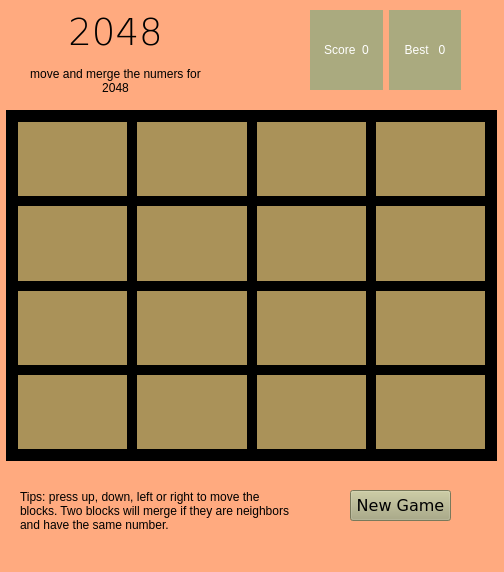
<?xml version="1.0" encoding="UTF-8"?>
<ui version="4.0">
 <class>MainWindow</class>
 <widget class="QMainWindow" name="MainWindow">
  <property name="geometry">
   <rect>
    <x>0</x>
    <y>0</y>
    <width>504</width>
    <height>572</height>
   </rect>
  </property>
  <property name="windowTitle">
   <string>2048</string>
  </property>
  <property name="styleSheet">
   <string notr="true">background-color: rgb(255, 170, 127);</string>
  </property>
  <widget class="QWidget" name="centralwidget">
   <widget class="QWidget" name="horizontalLayoutWidget_2">
    <property name="geometry">
     <rect>
      <x>310</x>
      <y>10</y>
      <width>151</width>
      <height>80</height>
     </rect>
    </property>
    <layout class="QHBoxLayout" name="horizontalLayout_2">
     <item>
      <widget class="QLabel" name="label_2">
       <property name="styleSheet">
        <string notr="true">background-color: rgb(170, 170, 127);
font: 75 14pt &quot;DejaVu Sans&quot;;
color: rgb(255, 255, 255);</string>
       </property>
       <property name="text">
        <string>Score  0</string>
       </property>
       <property name="alignment">
        <set>Qt::AlignCenter</set>
       </property>
       <property name="wordWrap">
        <bool>true</bool>
       </property>
      </widget>
     </item>
     <item>
      <widget class="QLabel" name="label_3">
       <property name="styleSheet">
        <string notr="true">background-color: rgb(170, 170, 127);
font: 75 14pt &quot;DejaVu Sans&quot;;
color: rgb(255, 255, 255);</string>
       </property>
       <property name="text">
        <string>Best   0</string>
       </property>
       <property name="alignment">
        <set>Qt::AlignCenter</set>
       </property>
       <property name="wordWrap">
        <bool>true</bool>
       </property>
      </widget>
     </item>
    </layout>
   </widget>
   <widget class="QWidget" name="verticalLayoutWidget">
    <property name="geometry">
     <rect>
      <x>20</x>
      <y>10</y>
      <width>191</width>
      <height>91</height>
     </rect>
    </property>
    <layout class="QVBoxLayout" name="verticalLayout">
     <item>
      <widget class="QLabel" name="scorelabel">
       <property name="font">
        <font>
         <family>DejaVu Sans</family>
         <pointsize>28</pointsize>
         <weight>9</weight>
         <italic>false</italic>
         <bold>false</bold>
        </font>
       </property>
       <property name="styleSheet">
        <string notr="true">font: 75 28pt &quot;DejaVu Sans&quot;;
</string>
       </property>
       <property name="frameShape">
        <enum>QFrame::NoFrame</enum>
       </property>
       <property name="lineWidth">
        <number>3</number>
       </property>
       <property name="text">
        <string>2048</string>
       </property>
       <property name="alignment">
        <set>Qt::AlignCenter</set>
       </property>
      </widget>
     </item>
     <item>
      <widget class="QLabel" name="label">
       <property name="sizePolicy">
        <sizepolicy hsizetype="Preferred" vsizetype="Preferred">
         <horstretch>0</horstretch>
         <verstretch>0</verstretch>
        </sizepolicy>
       </property>
       <property name="maximumSize">
        <size>
         <width>16777215</width>
         <height>42</height>
        </size>
       </property>
       <property name="styleSheet">
        <string notr="true">font: 12pt &quot;DejaVu Sans&quot;;</string>
       </property>
       <property name="text">
        <string>move and merge the numers for 2048</string>
       </property>
       <property name="alignment">
        <set>Qt::AlignCenter</set>
       </property>
       <property name="wordWrap">
        <bool>true</bool>
       </property>
      </widget>
     </item>
    </layout>
   </widget>
   <widget class="QFrame" name="gamepanel">
    <property name="geometry">
     <rect>
      <x>6</x>
      <y>110</y>
      <width>491</width>
      <height>351</height>
     </rect>
    </property>
    <property name="focusPolicy">
     <enum>Qt::StrongFocus</enum>
    </property>
    <property name="styleSheet">
     <string notr="true">background-color: rgb(0, 0, 0);</string>
    </property>
    <property name="frameShape">
     <enum>QFrame::Box</enum>
    </property>
    <property name="frameShadow">
     <enum>QFrame::Plain</enum>
    </property>
    <property name="lineWidth">
     <number>4</number>
    </property>
    <widget class="QWidget" name="gridLayoutWidget">
     <property name="geometry">
      <rect>
       <x>10</x>
       <y>10</y>
       <width>471</width>
       <height>331</height>
      </rect>
     </property>
     <layout class="QGridLayout" name="gridLayout">
      <item row="0" column="0">
       <widget class="QLabel" name="key00">
        <property name="styleSheet">
         <string notr="true">font: 75 24pt &quot;DejaVu Sans&quot;;
background-color: rgb(170, 146, 89);</string>
        </property>
        <property name="frameShape">
         <enum>QFrame::Box</enum>
        </property>
        <property name="lineWidth">
         <number>2</number>
        </property>
        <property name="midLineWidth">
         <number>1</number>
        </property>
        <property name="text">
         <string/>
        </property>
        <property name="alignment">
         <set>Qt::AlignCenter</set>
        </property>
        <property name="margin">
         <number>0</number>
        </property>
        <property name="indent">
         <number>-1</number>
        </property>
       </widget>
      </item>
      <item row="1" column="0">
       <widget class="QLabel" name="key10">
        <property name="styleSheet">
         <string notr="true">font: 75 24pt &quot;DejaVu Sans&quot;;
background-color: rgb(170, 146, 89);</string>
        </property>
        <property name="frameShape">
         <enum>QFrame::Box</enum>
        </property>
        <property name="lineWidth">
         <number>2</number>
        </property>
        <property name="text">
         <string/>
        </property>
        <property name="alignment">
         <set>Qt::AlignCenter</set>
        </property>
       </widget>
      </item>
      <item row="2" column="0">
       <widget class="QLabel" name="key20">
        <property name="styleSheet">
         <string notr="true">font: 75 24pt &quot;DejaVu Sans&quot;;
background-color: rgb(170, 146, 89);</string>
        </property>
        <property name="frameShape">
         <enum>QFrame::Box</enum>
        </property>
        <property name="lineWidth">
         <number>2</number>
        </property>
        <property name="text">
         <string/>
        </property>
        <property name="alignment">
         <set>Qt::AlignCenter</set>
        </property>
       </widget>
      </item>
      <item row="3" column="0">
       <widget class="QLabel" name="key30">
        <property name="styleSheet">
         <string notr="true">font: 75 24pt &quot;DejaVu Sans&quot;;
background-color: rgb(170, 146, 89);</string>
        </property>
        <property name="frameShape">
         <enum>QFrame::Box</enum>
        </property>
        <property name="lineWidth">
         <number>2</number>
        </property>
        <property name="text">
         <string/>
        </property>
        <property name="alignment">
         <set>Qt::AlignCenter</set>
        </property>
       </widget>
      </item>
      <item row="1" column="1">
       <widget class="QLabel" name="key11">
        <property name="styleSheet">
         <string notr="true">font: 75 24pt &quot;DejaVu Sans&quot;;
background-color: rgb(170, 146, 89);</string>
        </property>
        <property name="frameShape">
         <enum>QFrame::Box</enum>
        </property>
        <property name="lineWidth">
         <number>2</number>
        </property>
        <property name="text">
         <string/>
        </property>
        <property name="alignment">
         <set>Qt::AlignCenter</set>
        </property>
       </widget>
      </item>
      <item row="0" column="1">
       <widget class="QLabel" name="key01">
        <property name="styleSheet">
         <string notr="true">background-color: rgb(170, 146, 89);
font: 75 24pt &quot;DejaVu Sans&quot;;
background-color: rgb(170, 146, 89);</string>
        </property>
        <property name="frameShape">
         <enum>QFrame::Box</enum>
        </property>
        <property name="lineWidth">
         <number>2</number>
        </property>
        <property name="text">
         <string/>
        </property>
        <property name="alignment">
         <set>Qt::AlignCenter</set>
        </property>
       </widget>
      </item>
      <item row="3" column="1">
       <widget class="QLabel" name="key31">
        <property name="styleSheet">
         <string notr="true">font: 75 24pt &quot;DejaVu Sans&quot;;
background-color: rgb(170, 146, 89);</string>
        </property>
        <property name="frameShape">
         <enum>QFrame::Box</enum>
        </property>
        <property name="lineWidth">
         <number>2</number>
        </property>
        <property name="text">
         <string/>
        </property>
        <property name="alignment">
         <set>Qt::AlignCenter</set>
        </property>
       </widget>
      </item>
      <item row="1" column="2">
       <widget class="QLabel" name="key12">
        <property name="styleSheet">
         <string notr="true">font: 75 24pt &quot;DejaVu Sans&quot;;
background-color: rgb(170, 146, 89);</string>
        </property>
        <property name="frameShape">
         <enum>QFrame::Box</enum>
        </property>
        <property name="lineWidth">
         <number>2</number>
        </property>
        <property name="text">
         <string/>
        </property>
        <property name="alignment">
         <set>Qt::AlignCenter</set>
        </property>
       </widget>
      </item>
      <item row="1" column="3">
       <widget class="QLabel" name="key13">
        <property name="styleSheet">
         <string notr="true">font: 75 24pt &quot;DejaVu Sans&quot;;
background-color: rgb(170, 146, 89);</string>
        </property>
        <property name="frameShape">
         <enum>QFrame::Box</enum>
        </property>
        <property name="lineWidth">
         <number>2</number>
        </property>
        <property name="text">
         <string/>
        </property>
        <property name="alignment">
         <set>Qt::AlignCenter</set>
        </property>
       </widget>
      </item>
      <item row="0" column="2">
       <widget class="QLabel" name="key02">
        <property name="styleSheet">
         <string notr="true">font: 75 24pt &quot;DejaVu Sans&quot;;
background-color: rgb(170, 146, 89);</string>
        </property>
        <property name="frameShape">
         <enum>QFrame::Box</enum>
        </property>
        <property name="lineWidth">
         <number>2</number>
        </property>
        <property name="text">
         <string/>
        </property>
        <property name="alignment">
         <set>Qt::AlignCenter</set>
        </property>
       </widget>
      </item>
      <item row="0" column="3">
       <widget class="QLabel" name="key03">
        <property name="styleSheet">
         <string notr="true">font: 75 24pt &quot;DejaVu Sans&quot;;
background-color: rgb(170, 146, 89);</string>
        </property>
        <property name="frameShape">
         <enum>QFrame::Box</enum>
        </property>
        <property name="lineWidth">
         <number>2</number>
        </property>
        <property name="text">
         <string/>
        </property>
        <property name="alignment">
         <set>Qt::AlignCenter</set>
        </property>
       </widget>
      </item>
      <item row="2" column="2">
       <widget class="QLabel" name="key22">
        <property name="styleSheet">
         <string notr="true">font: 75 24pt &quot;DejaVu Sans&quot;;
background-color: rgb(170, 146, 89);</string>
        </property>
        <property name="frameShape">
         <enum>QFrame::Box</enum>
        </property>
        <property name="lineWidth">
         <number>2</number>
        </property>
        <property name="text">
         <string/>
        </property>
        <property name="alignment">
         <set>Qt::AlignCenter</set>
        </property>
       </widget>
      </item>
      <item row="3" column="3">
       <widget class="QLabel" name="key33">
        <property name="styleSheet">
         <string notr="true">font: 75 24pt &quot;DejaVu Sans&quot;;
background-color: rgb(170, 146, 89);</string>
        </property>
        <property name="frameShape">
         <enum>QFrame::Box</enum>
        </property>
        <property name="lineWidth">
         <number>2</number>
        </property>
        <property name="text">
         <string/>
        </property>
        <property name="alignment">
         <set>Qt::AlignCenter</set>
        </property>
       </widget>
      </item>
      <item row="3" column="2">
       <widget class="QLabel" name="key32">
        <property name="styleSheet">
         <string notr="true">font: 75 24pt &quot;DejaVu Sans&quot;;
background-color: rgb(170, 146, 89);</string>
        </property>
        <property name="frameShape">
         <enum>QFrame::Box</enum>
        </property>
        <property name="lineWidth">
         <number>2</number>
        </property>
        <property name="text">
         <string/>
        </property>
        <property name="alignment">
         <set>Qt::AlignCenter</set>
        </property>
       </widget>
      </item>
      <item row="2" column="3">
       <widget class="QLabel" name="key23">
        <property name="styleSheet">
         <string notr="true">font: 75 24pt &quot;DejaVu Sans&quot;;
background-color: rgb(170, 146, 89);</string>
        </property>
        <property name="frameShape">
         <enum>QFrame::Box</enum>
        </property>
        <property name="lineWidth">
         <number>2</number>
        </property>
        <property name="text">
         <string/>
        </property>
        <property name="alignment">
         <set>Qt::AlignCenter</set>
        </property>
       </widget>
      </item>
      <item row="2" column="1">
       <widget class="QLabel" name="key21">
        <property name="styleSheet">
         <string notr="true">font: 75 24pt &quot;DejaVu Sans&quot;;
background-color: rgb(170, 146, 89);</string>
        </property>
        <property name="frameShape">
         <enum>QFrame::Box</enum>
        </property>
        <property name="lineWidth">
         <number>2</number>
        </property>
        <property name="text">
         <string/>
        </property>
        <property name="alignment">
         <set>Qt::AlignCenter</set>
        </property>
       </widget>
      </item>
     </layout>
    </widget>
   </widget>
   <widget class="QLabel" name="label_4">
    <property name="geometry">
     <rect>
      <x>20</x>
      <y>480</y>
      <width>271</width>
      <height>61</height>
     </rect>
    </property>
    <property name="text">
     <string>Tips: press up, down, left or right to move the blocks. Two blocks will merge if they are neighbors and have the same number.</string>
    </property>
    <property name="wordWrap">
     <bool>true</bool>
    </property>
   </widget>
   <widget class="QPushButton" name="NewGameButton">
    <property name="geometry">
     <rect>
      <x>350</x>
      <y>490</y>
      <width>101</width>
      <height>31</height>
     </rect>
    </property>
    <property name="font">
     <font>
      <family>DejaVu Sans</family>
      <pointsize>12</pointsize>
      <weight>50</weight>
      <italic>false</italic>
      <bold>false</bold>
      <underline>false</underline>
     </font>
    </property>
    <property name="styleSheet">
     <string notr="true">alternate-background-color: rgb(170, 170, 0);
font: 12pt &quot;DejaVu Sans&quot;;
background-color: rgb(170, 170, 127);</string>
    </property>
    <property name="text">
     <string>New Game</string>
    </property>
   </widget>
  </widget>
  <widget class="QMenuBar" name="menubar">
   <property name="geometry">
    <rect>
     <x>0</x>
     <y>0</y>
     <width>504</width>
     <height>20</height>
    </rect>
   </property>
  </widget>
  <widget class="QStatusBar" name="statusbar"/>
 </widget>
 <resources/>
 <connections>
  <connection>
   <sender>NewGameButton</sender>
   <signal>clicked()</signal>
   <receiver>MainWindow</receiver>
   <slot>NewGame()</slot>
   <hints>
    <hint type="sourcelabel">
     <x>406</x>
     <y>521</y>
    </hint>
    <hint type="destinationlabel">
     <x>328</x>
     <y>511</y>
    </hint>
   </hints>
  </connection>
 </connections>
 <slots>
  <signal>signal1()</signal>
  <slot>NewGame()</slot>
 </slots>
</ui>
